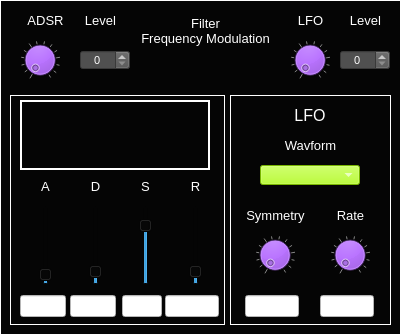
  <widget class="CustomFrame" name="frame_MSOsynth_FilterFreqModulation">
   <property name="geometry">
    <rect>
     <x>810</x>
     <y>380</y>
     <width>401</width>
     <height>335</height>
    </rect>
   </property>
   <property name="styleSheet">
    <string notr="true">background-color: rgb(5, 5, 5);
color: rgb(255, 255, 255);</string>
   </property>
   <property name="frameShape">
    <enum>QFrame::Panel</enum>
   </property>
   <property name="frameShadow">
    <enum>QFrame::Plain</enum>
   </property>
   <property name="midLineWidth">
    <number>1</number>
   </property>
   <widget class="CustomSpinBox" name="spinBox_MSOsynth_FilterFreqModAdsrLevel">
    <property name="geometry">
     <rect>
      <x>80</x>
      <y>50</y>
      <width>50</width>
      <height>20</height>
     </rect>
    </property>
    <property name="font">
     <font>
      <pointsize>8</pointsize>
     </font>
    </property>
    <property name="focusPolicy">
     <enum>Qt::NoFocus</enum>
    </property>
    <property name="styleSheet">
     <string notr="true">background-color: rgb(80,80,80);
color: rgb(255, 255, 255);</string>
    </property>
    <property name="alignment">
     <set>Qt::AlignCenter</set>
    </property>
    <property name="readOnly">
     <bool>false</bool>
    </property>
    <property name="accelerated">
     <bool>true</bool>
    </property>
    <property name="maximum">
     <number>100</number>
    </property>
    <property name="value">
     <number>0</number>
    </property>
   </widget>
   <widget class="QLabel" name="label_396">
    <property name="geometry">
     <rect>
      <x>75</x>
      <y>10</y>
      <width>51</width>
      <height>21</height>
     </rect>
    </property>
    <property name="font">
     <font>
      <pointsize>10</pointsize>
     </font>
    </property>
    <property name="styleSheet">
     <string notr="true">color: rgb(255, 255, 255);</string>
    </property>
    <property name="text">
     <string>Level</string>
    </property>
    <property name="alignment">
     <set>Qt::AlignCenter</set>
    </property>
   </widget>
   <widget class="QLabel" name="label_388">
    <property name="geometry">
     <rect>
      <x>20</x>
      <y>10</y>
      <width>51</width>
      <height>21</height>
     </rect>
    </property>
    <property name="font">
     <font>
      <pointsize>10</pointsize>
     </font>
    </property>
    <property name="styleSheet">
     <string notr="true">color: rgb(255, 255, 255);</string>
    </property>
    <property name="text">
     <string>ADSR</string>
    </property>
    <property name="alignment">
     <set>Qt::AlignCenter</set>
    </property>
   </widget>
   <widget class="CustomDial" name="dial_MSOsynth_FilterFreqModAdsrLevel">
    <property name="geometry">
     <rect>
      <x>20</x>
      <y>40</y>
      <width>40</width>
      <height>40</height>
     </rect>
    </property>
    <property name="focusPolicy">
     <enum>Qt::NoFocus</enum>
    </property>
    <property name="styleSheet">
     <string notr="true">background-color: rgb(170, 85, 255);</string>
    </property>
    <property name="maximum">
     <number>100</number>
    </property>
    <property name="value">
     <number>0</number>
    </property>
    <property name="wrapping">
     <bool>false</bool>
    </property>
    <property name="notchTarget">
     <double>8.000000000000000</double>
    </property>
    <property name="notchesVisible">
     <bool>true</bool>
    </property>
   </widget>
   <widget class="CustomFrame" name="frame_MSOsynth_FilterFreqModADSR">
    <property name="geometry">
     <rect>
      <x>10</x>
      <y>95</y>
      <width>215</width>
      <height>230</height>
     </rect>
    </property>
    <property name="styleSheet">
     <string notr="true">background-color: rgb(5, 5, 5);
color: rgb(255, 255, 255);</string>
    </property>
    <property name="frameShape">
     <enum>QFrame::Panel</enum>
    </property>
    <property name="frameShadow">
     <enum>QFrame::Plain</enum>
    </property>
    <property name="lineWidth">
     <number>1</number>
    </property>
    <property name="midLineWidth">
     <number>1</number>
    </property>
    <widget class="QLabel" name="label_Osc1HarmonyLevel_12">
     <property name="geometry">
      <rect>
       <x>20</x>
       <y>82</y>
       <width>31</width>
       <height>18</height>
      </rect>
     </property>
     <property name="font">
      <font>
       <pointsize>10</pointsize>
      </font>
     </property>
     <property name="styleSheet">
      <string notr="true">color: rgb(255, 255, 255);</string>
     </property>
     <property name="text">
      <string>A</string>
     </property>
     <property name="alignment">
      <set>Qt::AlignCenter</set>
     </property>
    </widget>
    <widget class="CustomVerticalSlider" name="verticalSlider_MSOsynth_FilterFreqModAdsrA">
     <property name="geometry">
      <rect>
       <x>25</x>
       <y>110</y>
       <width>22</width>
       <height>80</height>
      </rect>
     </property>
     <property name="maximum">
      <number>100</number>
     </property>
     <property name="value">
      <number>5</number>
     </property>
     <property name="orientation">
      <enum>Qt::Vertical</enum>
     </property>
     <property name="tickPosition">
      <enum>QSlider::NoTicks</enum>
     </property>
     <property name="tickInterval">
      <number>10</number>
     </property>
    </widget>
    <widget class="CustomVerticalSlider" name="verticalSlider_MSOsynth_FilterFreqModAdsrD">
     <property name="geometry">
      <rect>
       <x>75</x>
       <y>110</y>
       <width>22</width>
       <height>80</height>
      </rect>
     </property>
     <property name="maximum">
      <number>100</number>
     </property>
     <property name="value">
      <number>10</number>
     </property>
     <property name="orientation">
      <enum>Qt::Vertical</enum>
     </property>
     <property name="tickPosition">
      <enum>QSlider::NoTicks</enum>
     </property>
     <property name="tickInterval">
      <number>10</number>
     </property>
    </widget>
    <widget class="CustomVerticalSlider" name="verticalSlider_MSOsynth_FilterFreqModAdsrS">
     <property name="geometry">
      <rect>
       <x>125</x>
       <y>110</y>
       <width>22</width>
       <height>80</height>
      </rect>
     </property>
     <property name="maximum">
      <number>100</number>
     </property>
     <property name="value">
      <number>80</number>
     </property>
     <property name="orientation">
      <enum>Qt::Vertical</enum>
     </property>
     <property name="tickPosition">
      <enum>QSlider::NoTicks</enum>
     </property>
     <property name="tickInterval">
      <number>10</number>
     </property>
    </widget>
    <widget class="CustomVerticalSlider" name="verticalSlider_MSOsynth_FilterFreqModAdsrR">
     <property name="geometry">
      <rect>
       <x>175</x>
       <y>110</y>
       <width>22</width>
       <height>80</height>
      </rect>
     </property>
     <property name="maximum">
      <number>100</number>
     </property>
     <property name="value">
      <number>10</number>
     </property>
     <property name="orientation">
      <enum>Qt::Vertical</enum>
     </property>
     <property name="tickPosition">
      <enum>QSlider::NoTicks</enum>
     </property>
     <property name="tickInterval">
      <number>10</number>
     </property>
    </widget>
    <widget class="QLabel" name="label_Osc1HarmonyLevel_14">
     <property name="geometry">
      <rect>
       <x>70</x>
       <y>82</y>
       <width>31</width>
       <height>18</height>
      </rect>
     </property>
     <property name="font">
      <font>
       <pointsize>10</pointsize>
      </font>
     </property>
     <property name="styleSheet">
      <string notr="true">color: rgb(255, 255, 255);</string>
     </property>
     <property name="text">
      <string>D</string>
     </property>
     <property name="alignment">
      <set>Qt::AlignCenter</set>
     </property>
    </widget>
    <widget class="QLabel" name="label_AdsrS_2">
     <property name="geometry">
      <rect>
       <x>120</x>
       <y>82</y>
       <width>31</width>
       <height>18</height>
      </rect>
     </property>
     <property name="font">
      <font>
       <pointsize>10</pointsize>
      </font>
     </property>
     <property name="styleSheet">
      <string notr="true">color: rgb(255, 255, 255);</string>
     </property>
     <property name="text">
      <string>S</string>
     </property>
     <property name="alignment">
      <set>Qt::AlignCenter</set>
     </property>
    </widget>
    <widget class="QLabel" name="label_Osc1HarmonyLevel_15">
     <property name="geometry">
      <rect>
       <x>170</x>
       <y>82</y>
       <width>31</width>
       <height>18</height>
      </rect>
     </property>
     <property name="font">
      <font>
       <pointsize>10</pointsize>
      </font>
     </property>
     <property name="styleSheet">
      <string notr="true">color: rgb(255, 255, 255);</string>
     </property>
     <property name="text">
      <string>R</string>
     </property>
     <property name="alignment">
      <set>Qt::AlignCenter</set>
     </property>
    </widget>
    <widget class="QLineEdit" name="lineEdit_MSOsynth_FilterFreqModAdsrA">
     <property name="geometry">
      <rect>
       <x>10</x>
       <y>200</y>
       <width>46</width>
       <height>22</height>
      </rect>
     </property>
     <property name="styleSheet">
      <string notr="true">background-color: rgb(255, 255, 255);
color: rgb(0, 0, 0);</string>
     </property>
     <property name="alignment">
      <set>Qt::AlignCenter</set>
     </property>
     <property name="readOnly">
      <bool>true</bool>
     </property>
    </widget>
    <widget class="QLineEdit" name="lineEdit_MSOsynth_FilterFreqModAdsrD">
     <property name="geometry">
      <rect>
       <x>60</x>
       <y>200</y>
       <width>46</width>
       <height>22</height>
      </rect>
     </property>
     <property name="styleSheet">
      <string notr="true">background-color: rgb(255, 255, 255);
color: rgb(0, 0, 0);</string>
     </property>
     <property name="alignment">
      <set>Qt::AlignCenter</set>
     </property>
     <property name="readOnly">
      <bool>true</bool>
     </property>
    </widget>
    <widget class="QLineEdit" name="lineEdit_MSOsynth_FilterFreqModAdsrS">
     <property name="geometry">
      <rect>
       <x>112</x>
       <y>200</y>
       <width>40</width>
       <height>22</height>
      </rect>
     </property>
     <property name="styleSheet">
      <string notr="true">background-color: rgb(255, 255, 255);
color: rgb(0, 0, 0);</string>
     </property>
     <property name="alignment">
      <set>Qt::AlignCenter</set>
     </property>
     <property name="readOnly">
      <bool>true</bool>
     </property>
    </widget>
    <widget class="QLineEdit" name="lineEdit_MSOsynth_FilterFreqModAdsrR">
     <property name="geometry">
      <rect>
       <x>155</x>
       <y>200</y>
       <width>54</width>
       <height>22</height>
      </rect>
     </property>
     <property name="styleSheet">
      <string notr="true">background-color: rgb(255, 255, 255);
color: rgb(0, 0, 0);</string>
     </property>
     <property name="alignment">
      <set>Qt::AlignCenter</set>
     </property>
     <property name="readOnly">
      <bool>true</bool>
     </property>
    </widget>
    <widget class="QFrame" name="frame_MSOsynth_FilterFreqModAdsrPlotFrame">
     <property name="geometry">
      <rect>
       <x>10</x>
       <y>5</y>
       <width>190</width>
       <height>70</height>
      </rect>
     </property>
     <property name="styleSheet">
      <string notr="true">background-color: rgb(5, 5, 5);
color: rgb(255, 255, 255);</string>
     </property>
     <property name="frameShape">
      <enum>QFrame::Panel</enum>
     </property>
     <property name="frameShadow">
      <enum>QFrame::Plain</enum>
     </property>
     <property name="lineWidth">
      <number>2</number>
     </property>
     <widget class="QCustomPlot" name="widget_MSOsynth_FilterFreqModADSRplot" native="true">
      <property name="geometry">
       <rect>
        <x>10</x>
        <y>10</y>
        <width>165</width>
        <height>50</height>
       </rect>
      </property>
      <property name="sizePolicy">
       <sizepolicy hsizetype="Fixed" vsizetype="Fixed">
        <horstretch>0</horstretch>
        <verstretch>0</verstretch>
       </sizepolicy>
      </property>
      <property name="maximumSize">
       <size>
        <width>165</width>
        <height>50</height>
       </size>
      </property>
     </widget>
    </widget>
   </widget>
   <widget class="CustomFrame" name="frame_MSOsynth_FilterFreqModLFO">
    <property name="geometry">
     <rect>
      <x>230</x>
      <y>95</y>
      <width>161</width>
      <height>230</height>
     </rect>
    </property>
    <property name="styleSheet">
     <string notr="true">background-color: rgb(5, 5, 5);
color: rgb(255, 255, 255);</string>
    </property>
    <property name="frameShape">
     <enum>QFrame::Panel</enum>
    </property>
    <property name="frameShadow">
     <enum>QFrame::Plain</enum>
    </property>
    <property name="lineWidth">
     <number>1</number>
    </property>
    <property name="midLineWidth">
     <number>1</number>
    </property>
    <widget class="QLabel" name="label_LFOtitle_7">
     <property name="geometry">
      <rect>
       <x>40</x>
       <y>10</y>
       <width>80</width>
       <height>20</height>
      </rect>
     </property>
     <property name="font">
      <font>
       <pointsize>12</pointsize>
      </font>
     </property>
     <property name="styleSheet">
      <string notr="true">color: rgb(255, 255, 255);</string>
     </property>
     <property name="text">
      <string>LFO</string>
     </property>
     <property name="alignment">
      <set>Qt::AlignCenter</set>
     </property>
    </widget>
    <widget class="QLineEdit" name="lineEdit_MSOsynth_FilterFreqModLFOrate">
     <property name="geometry">
      <rect>
       <x>90</x>
       <y>200</y>
       <width>54</width>
       <height>22</height>
      </rect>
     </property>
     <property name="styleSheet">
      <string notr="true">background-color: rgb(255, 255, 255);
color: rgb(0, 0, 0);</string>
     </property>
     <property name="alignment">
      <set>Qt::AlignCenter</set>
     </property>
     <property name="readOnly">
      <bool>true</bool>
     </property>
    </widget>
    <widget class="QLabel" name="label_204">
     <property name="geometry">
      <rect>
       <x>50</x>
       <y>40</y>
       <width>61</width>
       <height>21</height>
      </rect>
     </property>
     <property name="font">
      <font>
       <pointsize>10</pointsize>
      </font>
     </property>
     <property name="styleSheet">
      <string notr="true">color: rgb(255, 255, 255);</string>
     </property>
     <property name="text">
      <string>Wavform</string>
     </property>
     <property name="alignment">
      <set>Qt::AlignCenter</set>
     </property>
    </widget>
    <widget class="CustomDial" name="dial_MSOsynth_FilterFreqModLFOsymmetry">
     <property name="geometry">
      <rect>
       <x>25</x>
       <y>140</y>
       <width>40</width>
       <height>40</height>
      </rect>
     </property>
     <property name="focusPolicy">
      <enum>Qt::NoFocus</enum>
     </property>
     <property name="styleSheet">
      <string notr="true">background-color: rgb(170, 85, 255);</string>
     </property>
     <property name="maximum">
      <number>100</number>
     </property>
     <property name="value">
      <number>0</number>
     </property>
     <property name="wrapping">
      <bool>false</bool>
     </property>
     <property name="notchTarget">
      <double>8.000000000000000</double>
     </property>
     <property name="notchesVisible">
      <bool>true</bool>
     </property>
    </widget>
    <widget class="CustomComboBox" name="comboBox_MSOsynth_FilterFreqModLFOwaveform">
     <property name="geometry">
      <rect>
       <x>30</x>
       <y>70</y>
       <width>100</width>
       <height>20</height>
      </rect>
     </property>
     <property name="font">
      <font>
       <pointsize>8</pointsize>
      </font>
     </property>
     <property name="focusPolicy">
      <enum>Qt::NoFocus</enum>
     </property>
     <property name="styleSheet">
      <string notr="true">selection-background-color: rgb(255, 0, 0);
border-color: rgb(0, 0, 0);
background-color: rgb(170, 255, 0);
</string>
     </property>
     <property name="currentText">
      <string/>
     </property>
     <property name="currentIndex">
      <number>-1</number>
     </property>
     <property name="maxVisibleItems">
      <number>4</number>
     </property>
    </widget>
    <widget class="CustomDial" name="dial_MSOsynth_FilterFreqModLFOrate">
     <property name="geometry">
      <rect>
       <x>100</x>
       <y>140</y>
       <width>40</width>
       <height>40</height>
      </rect>
     </property>
     <property name="focusPolicy">
      <enum>Qt::NoFocus</enum>
     </property>
     <property name="styleSheet">
      <string notr="true">background-color: rgb(170, 85, 255);</string>
     </property>
     <property name="maximum">
      <number>100</number>
     </property>
     <property name="value">
      <number>0</number>
     </property>
     <property name="wrapping">
      <bool>false</bool>
     </property>
     <property name="notchTarget">
      <double>8.000000000000000</double>
     </property>
     <property name="notchesVisible">
      <bool>true</bool>
     </property>
    </widget>
    <widget class="QLabel" name="label_205">
     <property name="geometry">
      <rect>
       <x>5</x>
       <y>110</y>
       <width>81</width>
       <height>21</height>
      </rect>
     </property>
     <property name="font">
      <font>
       <pointsize>10</pointsize>
      </font>
     </property>
     <property name="styleSheet">
      <string notr="true">color: rgb(255, 255, 255);</string>
     </property>
     <property name="text">
      <string>Symmetry</string>
     </property>
     <property name="alignment">
      <set>Qt::AlignCenter</set>
     </property>
    </widget>
    <widget class="QLabel" name="label_206">
     <property name="geometry">
      <rect>
       <x>100</x>
       <y>110</y>
       <width>41</width>
       <height>21</height>
      </rect>
     </property>
     <property name="font">
      <font>
       <pointsize>10</pointsize>
      </font>
     </property>
     <property name="styleSheet">
      <string notr="true">color: rgb(255, 255, 255);</string>
     </property>
     <property name="text">
      <string>Rate</string>
     </property>
     <property name="alignment">
      <set>Qt::AlignCenter</set>
     </property>
    </widget>
    <widget class="QLineEdit" name="lineEdit_MSOsynth_FilterFreqModLFOsymmetry">
     <property name="geometry">
      <rect>
       <x>15</x>
       <y>200</y>
       <width>54</width>
       <height>22</height>
      </rect>
     </property>
     <property name="styleSheet">
      <string notr="true">background-color: rgb(255, 255, 255);
color: rgb(0, 0, 0);</string>
     </property>
     <property name="alignment">
      <set>Qt::AlignCenter</set>
     </property>
     <property name="readOnly">
      <bool>true</bool>
     </property>
    </widget>
   </widget>
   <widget class="CustomDial" name="dial_MSOsynth_FilterFreqModLFOLevel">
    <property name="geometry">
     <rect>
      <x>290</x>
      <y>40</y>
      <width>40</width>
      <height>40</height>
     </rect>
    </property>
    <property name="focusPolicy">
     <enum>Qt::NoFocus</enum>
    </property>
    <property name="styleSheet">
     <string notr="true">background-color: rgb(170, 85, 255);</string>
    </property>
    <property name="maximum">
     <number>100</number>
    </property>
    <property name="value">
     <number>0</number>
    </property>
    <property name="wrapping">
     <bool>false</bool>
    </property>
    <property name="notchTarget">
     <double>8.000000000000000</double>
    </property>
    <property name="notchesVisible">
     <bool>true</bool>
    </property>
   </widget>
   <widget class="QLabel" name="label_389">
    <property name="geometry">
     <rect>
      <x>340</x>
      <y>10</y>
      <width>51</width>
      <height>21</height>
     </rect>
    </property>
    <property name="font">
     <font>
      <pointsize>10</pointsize>
     </font>
    </property>
    <property name="styleSheet">
     <string notr="true">color: rgb(255, 255, 255);</string>
    </property>
    <property name="text">
     <string>Level</string>
    </property>
    <property name="alignment">
     <set>Qt::AlignCenter</set>
    </property>
   </widget>
   <widget class="CustomSpinBox" name="spinBox_MSOsynth_FilterFreqModLfoLevel">
    <property name="geometry">
     <rect>
      <x>340</x>
      <y>50</y>
      <width>50</width>
      <height>20</height>
     </rect>
    </property>
    <property name="font">
     <font>
      <pointsize>8</pointsize>
     </font>
    </property>
    <property name="focusPolicy">
     <enum>Qt::NoFocus</enum>
    </property>
    <property name="styleSheet">
     <string notr="true">background-color: rgb(80,80,80);
color: rgb(255, 255, 255);</string>
    </property>
    <property name="alignment">
     <set>Qt::AlignCenter</set>
    </property>
    <property name="readOnly">
     <bool>false</bool>
    </property>
    <property name="accelerated">
     <bool>true</bool>
    </property>
    <property name="maximum">
     <number>100</number>
    </property>
    <property name="value">
     <number>0</number>
    </property>
   </widget>
   <widget class="QLabel" name="label_390">
    <property name="geometry">
     <rect>
      <x>285</x>
      <y>10</y>
      <width>51</width>
      <height>21</height>
     </rect>
    </property>
    <property name="font">
     <font>
      <pointsize>10</pointsize>
     </font>
    </property>
    <property name="styleSheet">
     <string notr="true">color: rgb(255, 255, 255);</string>
    </property>
    <property name="text">
     <string>LFO</string>
    </property>
    <property name="alignment">
     <set>Qt::AlignCenter</set>
    </property>
   </widget>
   <widget class="QLabel" name="label_391">
    <property name="geometry">
     <rect>
      <x>130</x>
      <y>10</y>
      <width>151</width>
      <height>41</height>
     </rect>
    </property>
    <property name="font">
     <font>
      <pointsize>10</pointsize>
     </font>
    </property>
    <property name="styleSheet">
     <string notr="true">color: rgb(255, 255, 255);</string>
    </property>
    <property name="text">
     <string>Filter
Frequency Modulation</string>
    </property>
    <property name="alignment">
     <set>Qt::AlignCenter</set>
    </property>
   </widget>
  </widget>
